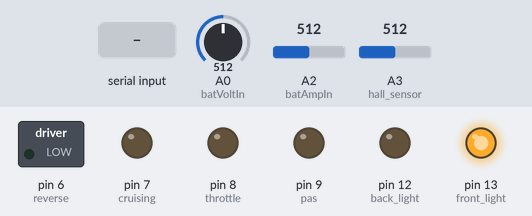
The sketch below on a simulated Arduino Uno, built with avr-gcc and run on an emulated ATmega328P. On the bench: switched loads named in the sketch (green lamp = pin HIGH), output pins drawn as LEDs (lit = HIGH). The inputs (shaded band) are chosen by the test bench; at power-on: A0 (batVoltIn) = 512, A2 (batAmpIn) = 512, A3 (hall_sensor) = 512. Pins used as bus, display or sensor lines are not drawn.

Above: at 1.2 s.
1.3 s: "d" received over the second serial link
At 1.7 s:
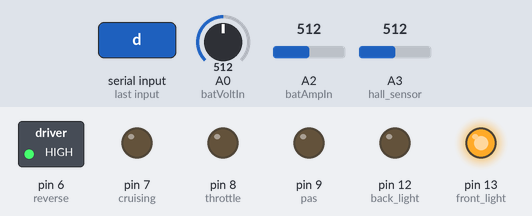
2.8 s: "o" received over the second serial link
At 4.0 s:
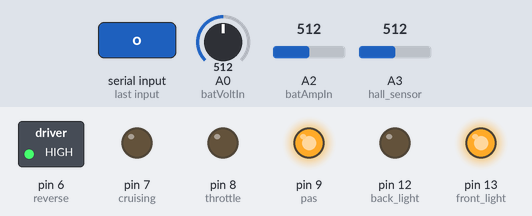
4.3 s: "r" received over the second serial link
At 5.2 s:
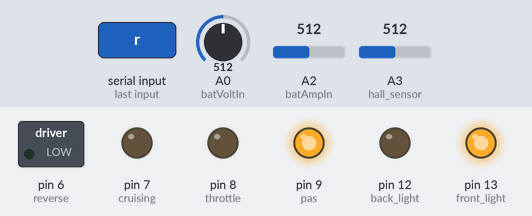
5.8 s: "p" received over the second serial link
At 6.3 s:
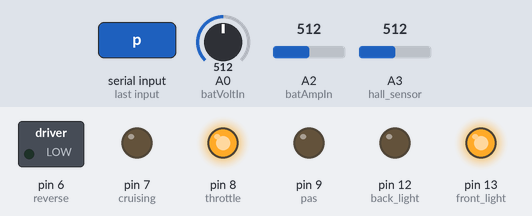
7.3 s: "k" received over the second serial link
At 8.5 s:
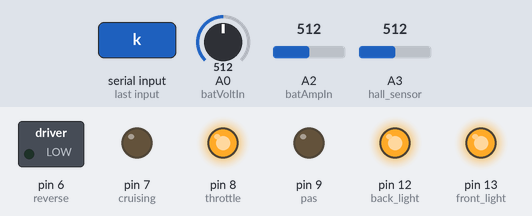
8.8 s: "i" received over the second serial link
At 9.8 s:
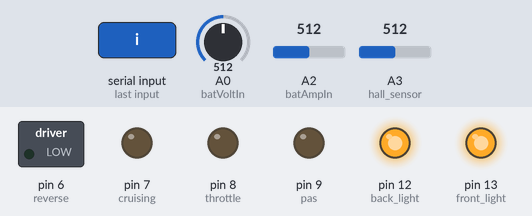
Timing chart, 0 to 11.3 s (numbered marks = the images above; inputs shaded):
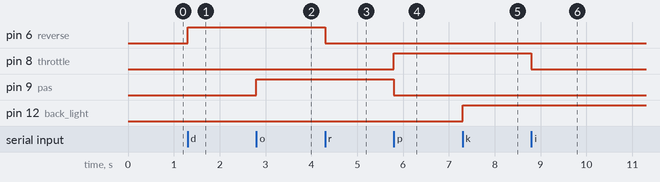

Measured:
- after the input at 1.3 s, pin 6 (reverse): LOW → HIGH at once
- after the input at 2.8 s, pin 9 (pas): LOW → HIGH at once
- after the input at 4.3 s, pin 6 (reverse): HIGH → LOW at once
- after the input at 5.8 s, pin 8 (throttle): LOW → HIGH at once; pin 9 (pas): HIGH → LOW at once
- after the input at 7.3 s, pin 12 (back_light): LOW → HIGH at once
- after the input at 8.8 s, pin 8 (throttle): HIGH → LOW at once

The sketch:

arduinoBtA1.ino
```cpp
/*
Name:    Ebici.ino
Author:  Endika Correia
*/

#include <SoftwareSerial.h>

SoftwareSerial BT1(10, 11); // RX | TX

const int hall_sensor = 3;

const int power2 = 4;

const int power1 = 5;

const int reverse = 6;

const int cruising = 7;

const int throttle = 8;

const int pas = 9;

const int back_light = 12;

const int front_light = 13;

const int batVoltIn = A0;

const int batAmpIn = A2;

const int horn = A3;


//lights

bool blinkBackLight=LOW;


//Strings to send via bluetooth

String strvoltage;

String strAmps;

String strSpeed;


//millis

unsigned long currentMillis = 0;

unsigned long previousMillis = 0;

unsigned long previousMillis2 = 0;


//hall sensor

const float perimetre = 2.02;// 2*pi*(radio/100)

volatile int spinCount; // wheel spin counter

unsigned long startSpin, stopSpin;

float distanceToday = 0, distanceYesterday, spinTime, distance;


void setup(){

    BT1.begin(9600);  // start bluetooth baud rate

    pinMode(pas, OUTPUT); // pas

    pinMode(throttle, OUTPUT); // throttle

    pinMode(cruising, OUTPUT); // cruising

    pinMode(reverse, OUTPUT); // reverse

    pinMode(power1, OUTPUT); // power

    pinMode(horn, OUTPUT); //horn

    digitalWrite(horn, HIGH);//OFF (Reversed relay)

    pinMode(back_light, OUTPUT); //

    pinMode(front_light, OUTPUT); //

    digitalWrite(front_light, HIGH); //OFF (Reversed relay)

    pinMode(batVoltIn, INPUT); //

    pinMode(batAmpIn, INPUT); //

    // hall
    ///contador = 0;
    // recorridoAyer = EEPROM.read(2);
   // recorrido = recorridoAyer;
    // attachInterrupt(digitalPinToInterrupt(pas), hall, CHANGE);//interrupcion sensor hall
}


void loop() {

    currentMillis = millis();

    if (BT1.available()) {

        Receive(BT1.read());

    }

    if (currentMillis - previousMillis >= 200) { //loop 0.1s

        BatteryMeasure();

        AmperesSensor();

        SpeedHall();

        previousMillis = currentMillis;

    }


    if (currentMillis - previousMillis2 >= 500) { //loop 0.5s

        BluetoothSend();

        BlinkBackOn();

        previousMillis2 = currentMillis;

    }

}

void BatteryMeasure() {

    const double r1 = 1000000;

    const double r2 = 74800;

    int readRaw = analogRead(batVoltIn);

    double vIn = (readRaw * 4.9) / 1023.0;

    double Voltage = vIn / (r2 / (r1 + r2)); // voltage divider

    char str_temp[7];

    dtostrf(Voltage, 2, 2, str_temp);

    strvoltage = String(str_temp);  // cast it to string from char

}

void SpeedHall() {

    const double r1 = 1000000;

    const double r2 = 74500;//7290

    int readRaw = analogRead(hall_sensor);

    double vIn = (readRaw * 5) / 1023.0;

    // Voltage = map(vIn, fromLow, fromHigh, toLow, toHigh)

    double speed = vIn / (r2 / (r1 + r2));

    char str_temp[7];

    dtostrf(speed, 2, 2, str_temp);
    strSpeed = String(str_temp);  // cast it to string from char
}


void AmperesSensor() {

    // Amperimetre

    int mVperAmp = 60;

    int ACSoffset = 2500;

    int RawValue = 0;

    RawValue = analogRead(batAmpIn);

    int vIn = (RawValue / 1023.0) * 5000; // Gets you mV

    double Amps = ((vIn - ACSoffset) / mVperAmp);

    char str_temp[7];

    dtostrf(Amps, 2, 2, str_temp);
    strAmps = String(str_temp);  // cast it to string from char
}


void BluetoothSend() {

    BT1.print("xxx");
    BT1.print("v" + strvoltage + ";");
    BT1.print("a" + strAmps + ";");
   // BT1.print("s" + strSpeed + ";");
    // BT1.print("b" + verificCode + ";");
    BT1.print("xxx");
}


void StartHorn(int t) {

    digitalWrite(horn, LOW);//on

    delay(t);

    digitalWrite(horn, HIGH);//off

}

void BlinkBackOn() {

    if (blinkBackLight == HIGH) {

        if (digitalRead(back_light) == HIGH) {
            digitalWrite(back_light, LOW);
        }
        else digitalWrite(back_light, HIGH);
    }
}


void Receive(char dat) {
    switch (dat) {

    case 'd':

        digitalWrite(reverse, HIGH);//DI}
        StartHorn(10);
        break;

    case 'r':

        digitalWrite(reverse, LOW);//DI}
        StartHorn(10);
        break;

    case 'i':

        digitalWrite(pas, LOW);//DI}
        digitalWrite(throttle, LOW);//DI}
        StartHorn(10);
        break;

    case 'o':

        digitalWrite(pas, HIGH);//DI}
        digitalWrite(throttle, LOW);//DI}
        StartHorn(10);
        break;

    case 'p':

        digitalWrite(throttle, HIGH);//DI}
        digitalWrite(pas, LOW);//DI}
        StartHorn(10);
        break;

    case 'a':

        digitalWrite(power1, HIGH);//DI}
        StartHorn(10);
        break;

    case 'b':

        digitalWrite(power1, LOW);//DI}
        StartHorn(10);
        break;
    case 'l':

        digitalWrite(back_light, LOW);
        digitalWrite(front_light, HIGH);//OFF
        StartHorn(10);
        break;

    case 'k':

        digitalWrite(back_light, HIGH);
        digitalWrite(front_light, HIGH);//OFF
        StartHorn(10);
        break;

    case 'j':
        digitalWrite(back_light, HIGH);
        digitalWrite(front_light, LOW);//ON
        StartHorn(10);
        break;

    case 'x':

        blinkBackLight = HIGH;
        break;

    case 'z':

        blinkBackLight = LOW;
        break;

    case 'y':

        StartHorn(200);
        break;

    default:

        break;

    }
}

/*
 HC-05 VERSION:3.0-20170609

  38400 baud rate

  AT+NAME:name        <-- change name

  AT+PSWD:"1234"      <-- change password

  AT+UART:9600,0,0    <-- change baud rate

  AT+CMODE=1          <-- change modes


  Most useful AT commands are

  AT : Ceck the connection.

  AT+NAME : See default name

  AT+ADDR : see default address

  AT+VERSION : See version

  AT+UART : See baudrate

  AT+ROLE: See role of bt module(1=master/0=slave)

  AT+RESET : Reset and exit AT mode

  AT+ORGL : Restore factory settings

  AT+PSWD: see default password

  AT+CMODE : connection mode(0 Especific 1 General)

  AT+BIND : paired device address

*/
```
